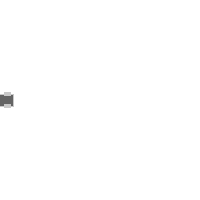
Frame 1 (no input)
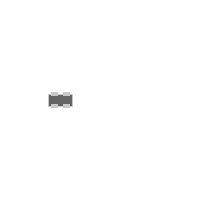
Frame 60 (the mouse pressed at the canvas centre just before this capture)
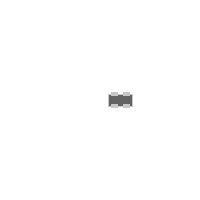
Frame 120 (the mouse held since frame 60 and released just before this capture)

The Processing sketch that drew these frames (run headless with seeded random() and noise(); from frame 60 on, the mouse is pressed at the canvas centre):

// Processing sketch: processing_158094
// ── processing_158094.pde

int globalX = 0;
int globalY = 100;
int speed = 1;


void setup() {
	size(200, 200);
	smooth();
	
}

void draw() {
	background(255);
	move ();
	bounce ();
	drawCar (globalX, globalY, 24, color (100));
}

void move () {
	// Change the x location by speed
	globalX = globalX + speed;
}

void bounce () {
	if ((globalX > width) || (globalX < 0)) {
		speed = speed * -1;
	}
}



void drawCar (int x, int y, int thesize, color c) {
	// Using a local variable "offset"
	int offset = thesize/4;
	//Draw main car body
	rectMode(CENTER);
	stroke(200);
	fill(c);
	rect(x, y, thesize, thesize/2);
	//Draw four wheels relative to the center
	fill(200);
	rect(x-offset, y-offset, offset, offset/2);
	rect(x+offset, y-offset, offset, offset/2);
	rect(x-offset, y+offset, offset, offset/2);
	rect(x+offset, y+offset, offset, offset/2);

}


// size(200, 200);
// background(255);
// int x = 100;
// int y = 100;
// int thesize = 64;
// int offset = thesize/4;

// // draw main car body (i.e. a rect)
// rectMode(CENTER);
// stroke(0);
// fill(175);
// rect(x, y, thesize, thesize/2);

// // draw four wheels relative to the center
// fill(0);
// rect(x-offset, y-offset, offset, offset/2);
// rect(x+offset, y-offset, offset, offset/2);
// rect(x-offset, y+offset, offset, offset/2);
// rect(x+offset, y+offset, offset, offset/2);


// x = 50;
// y = 50;
// thesize = 24;
// offset = thesize/4;

// // draw main car body (i.e. a rect)
// rectMode(CENTER);
// stroke(0);
// fill(175);
// rect(x, y, thesize, thesize/2);

// // draw four wheels relative to the center
// fill(0);
// rect(x-offset, y-offset, offset, offset/2);
// rect(x+offset, y-offset, offset, offset/2);
// rect(x-offset, y+offset, offset, offset/2);
// rect(x+offset, y+offset, offset, offset/2);
